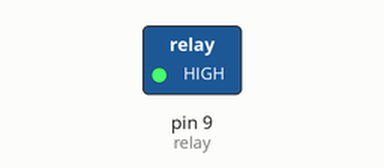
Recording of a sketch running on a simulated Arduino Uno, built with avr-gcc and run on an emulated ATmega328P. Shown: switched loads named in the sketch (green lamp = pin HIGH). The local clock reads 2024-03-15 10:24:30 at power-on unless the sketch sets it.

Above: at 0.1 s.
Timing chart, 0 to 1.6 s (numbered marks = the images above):
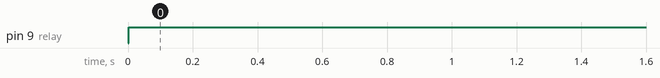

The sketch:

sketch_mar02a.ino
```cpp
#include <virtuabotixRTC.h>

int relay = 9;
virtuabotixRTC clocks(6, 7, 8);
int offTime = 7;

void setup()
{
    pinMode(relay, OUTPUT);
}

void loop()
{
    clocks.updateTime();

    if (clocks.hours <= offTime) {
        digitalWrite(relay, LOW);
    } else {
        digitalWrite(relay, HIGH);
    }

    delay(5000);
}
```

Measured:
- by itself, pin 9 (relay): LOW → HIGH at 0.00 s
